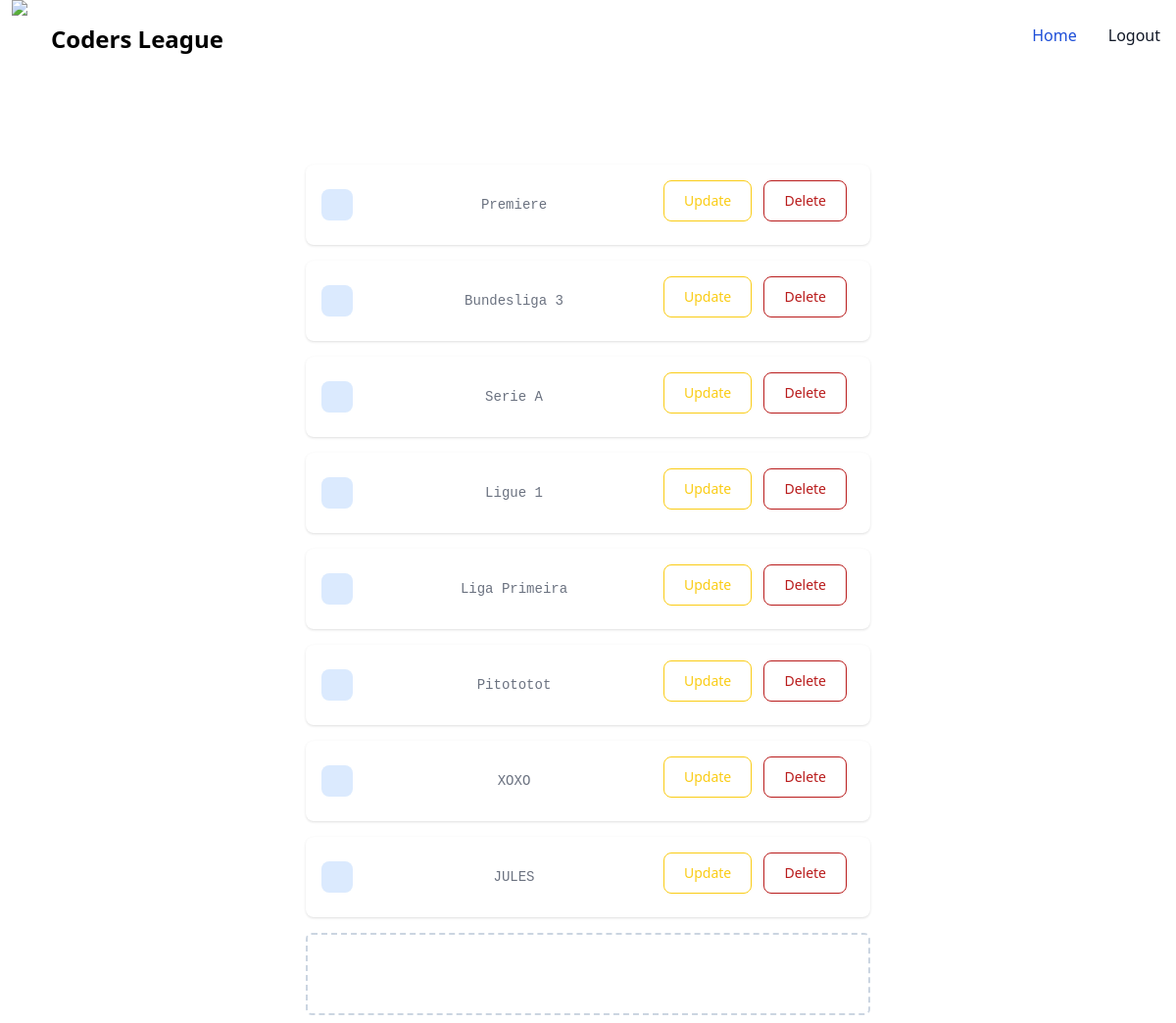
The app's page / (signed in) with its own data.
### web/models.py (models this page shows, shortened)
class Liga(models.Model):
    name = models.CharField(max_length=256)

### web/views.py (the view)
# urls.py: 2. Add a URL to urlpatterns:  path('', views.home, name='home')
def home(request):
    ligas = Liga.objects.all()
    return render(request, "web/index.html", {"ligas": ligas})

### web/templates/web/index.html (shortened to what this page needs)
{% extends 'web/nav_bar.html' %}
{% block content %}
<h2 class="text-white font-staatliches text-4xl text-center py-5">CHOOSE A LEAGUE</h1>
<ul>
    {% for liga in ligas %}
    <div class = "flex justify-center py-2">
        <div class="flex items-center w-full max-w-xl p-4 text-gray-500 bg-white rounded-lg shadow dark:text-gray-400 dark:bg-gray-800">
            <div class="inline-flex items-center justify-center flex-shrink-0 w-8 h-8 text-blue-500 bg-blue-100 rounded-lg dark:bg-blue-800 dark:text-blue-200">
            </div>
            <div class="ml-3 text-sm font-mono text-center flex-grow">
                <a href="{% url 'Liga' liga.id %}" cl>{{ liga.name }}</a>
            </div>
            {% if user.is_authenticated %}
            <div class="justify-end">
                <a href="{% url 'update_league' liga.id %}"><button class="text-yellow-400 hover:text-white border border-yellow-400 hover:bg-yellow-500 focus:ring-4 focus:outline-none focus:ring-yellow-300 font-medium rounded-lg text-sm px-5 py-2.5 text-center mr-2 mb-2 dark:border-yellow-300 dark:text-yellow-300 dark:hover:text-white dark:hover:bg-yellow-400 dark:focus:ring-yellow-900"">Update</button></a>
                <a href="{% url 'delete_league' liga.id %}"><button class="text-red-700 hover:text-white border border-red-700 hover:bg-red-800 focus:ring-4 focus:outline-none focus:ring-red-300 font-medium rounded-lg text-sm px-5 py-2.5 text-center mr-2 mb-2 dark:border-red-500 dark:text-red-500 dark:hover:text-white dark:hover:bg-red-600 dark:focus:ring-red-900">Delete</button></a>
            </div>
            {% endif %}
        </div>
    </div>
    {% endfor %}
    {% if user.is_authenticated %}
        <div class = "flex justify-center py-2">
            <a href="{% url 'create_league' %}" class="hover:border-blue-500 hover:border-solid hover:bg-white hover:text-blue-500 group w-full max-w-xl p-4 flex flex-col items-center justify-center rounded-md border-2 border-dashed border-slate-300 text-sm leading-6 text-white font-mediumdark:text-gray-400 dark:bg-gray-800">
                <svg class="group-hover:text-blue-500 mb-1 text-white" width="20" height="20" fill="currentColor" aria-hidden="true">
                  <path d="M10 5a1 1 0 0 1 1 1v3h3a1 1 0 1 1 0 2h-3v3a1 1 0 1 1-2 0v-3H6a1 1 0 1 1 0-2h3V6a1 1 0 0 1 1-1Z" />
                </svg>
              </a>
        </div>
    {% endif %}
</ul>
{% endblock %}

### records on screen
Liga: name "Premiere"
Liga: name "Bundesliga 3"
Liga: name "Serie A"
Liga: name "Ligue 1"
Liga: name "Liga Primeira"
Liga: name "Pitototot"
Liga: name "XOXO"
Liga: name "JULES"
